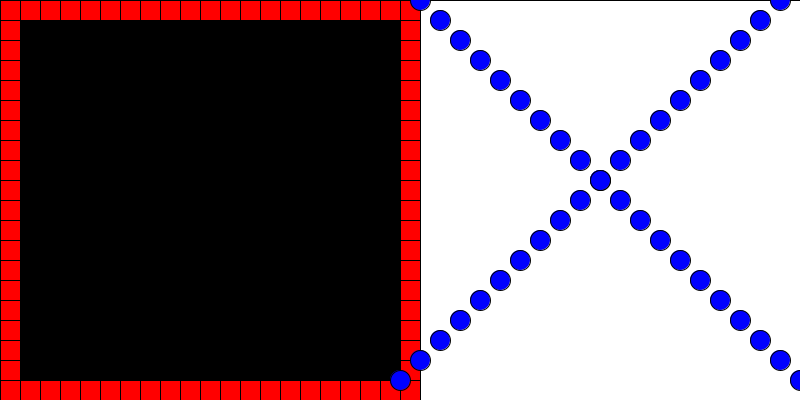
Frame 1 (no input)
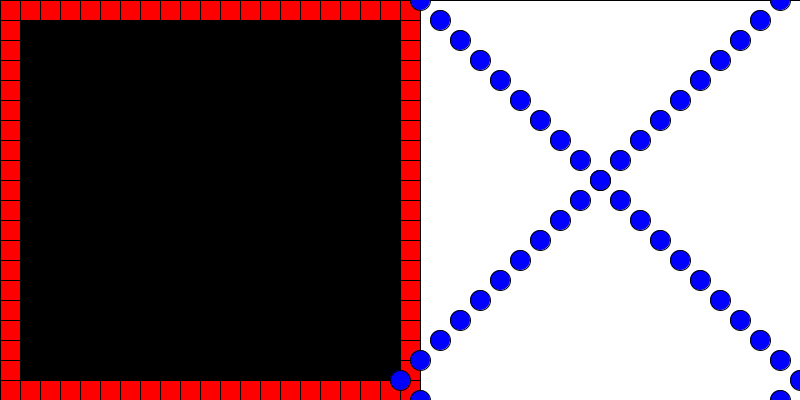
Frame 60 (the mouse pressed at the canvas centre just before this capture)
Frame 120 (the mouse held since frame 60 and released just before this capture): identical to frame 60, image omitted

The Processing sketch that drew these frames (run headless with seeded random() and noise(); from frame 60 on, the mouse is pressed at the canvas centre):

// Processing sketch: processing_136629
// ── processing_136629.pde

//ICE
//Property of Miranda Jacoby 2014 All Rights Reserved
float elX, elY, reX, reY;

void setup()
{
  size (800, 400);
  smooth();
  //noStroke();
  fill(0);
  rect(0, 0, width/2, height);
  fill(255);
  rect(width/2, 0, width/2, height);
  elX = width/2 + height/20;
  elY = 0;
}

void draw ()
{

  while (reX < width/2)
  {
    fill(255, 0, 0);
    rect(reX, reY, width/40, height/20); 
    rect(reX, height - height/20, width/40, height/20); 
    reX = reX + width/40;
    
  }
  
  while (reY >= 0 && reY < height)
  {
    fill(255, 0, 0);
    rect(reX, reY, width/40, height/20); 
    rect(0, reY, width/40, height/20); 
    reY = reY + height/20;
  }

  
  for ( elX = width/2 + width/40; elX <= width; elX = elX + width/40)
  {
    fill(0, 0, 255);
    ellipseMode(CENTER);
    ellipse(elX, elY, width/40, height/20);
    //ellipse(width - elX + width/2, elY, height/20, height/20);
    ellipse(width * 1.5 - elX, elY, width/40, height/20);
    println(elX);
    elY = elY + height/20;
    //ellipse(width, 0, height/20, height/20);
  }
}
